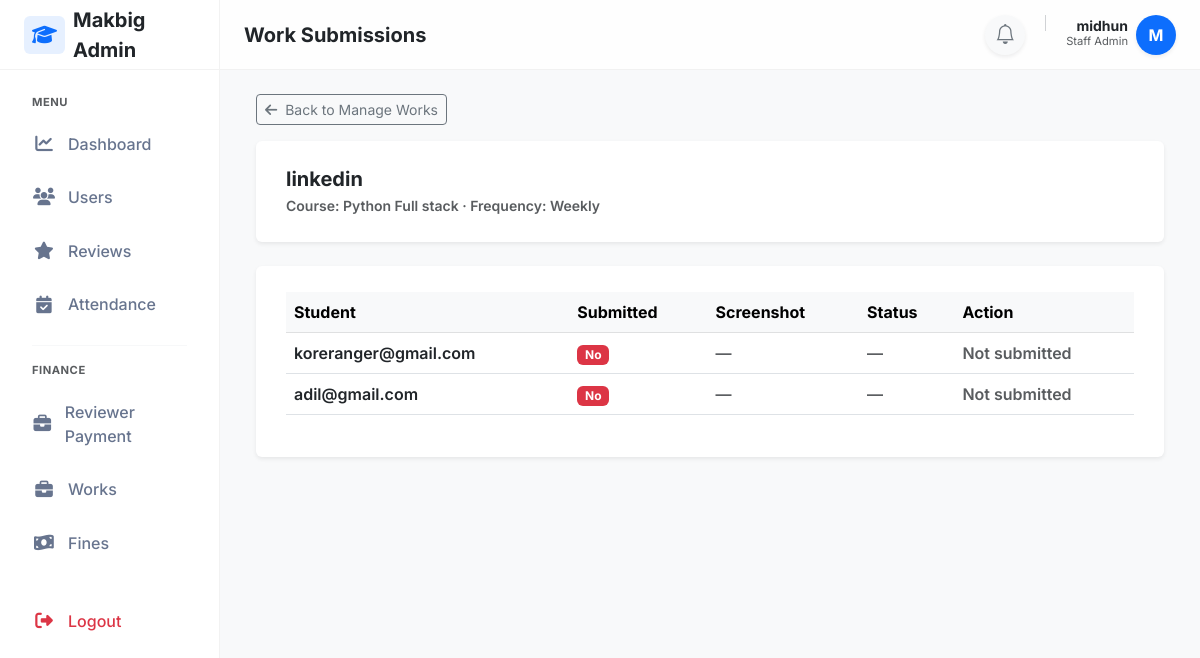
Screenshot of /manage/3/submissions/ (signed in) with the database file from the repository.
### adminpanel/models.py (models this page shows, shortened)
class User(AbstractUser):
    email=models.EmailField(unique=True,db_index=True)
    mobile_number = models.CharField(max_length=15, blank=True, null=True)
    is_student=models.BooleanField(default=False)

class Course(models.Model):
    name=models.CharField(max_length=200)
    description=models.TextField(blank=True,null=True)
    duration_months=models.IntegerField(default=6)

class StudentProfile(models.Model):
    user=models.OneToOneField(User, on_delete=models.CASCADE)
    course=models.ForeignKey(Course,on_delete=models.PROTECT)
    enrollment_date=models.DateField(auto_now_add=True)
    progress_percent=models.DecimalField(max_digits=5, decimal_places=2, default=0)

### works/models.py (models this page shows, shortened)
class WorkType(models.Model):
    FREQUENCY_CHOICES = [
        ('daily', 'Daily'),
        ('weekly', 'Weekly'),
    ]
    name = models.CharField(max_length=100)
    frequency = models.CharField(max_length=10, choices=FREQUENCY_CHOICES)
    course = models.ForeignKey(Course,on_delete=models.CASCADE,related_name='work_types')
    is_active = models.BooleanField(default=True)
    created_at = models.DateTimeField(auto_now_add=True)

### works/views.py (the view)
# urls.py: path('manage/<int:work_id>/submissions/',views.work_submissions,name='work_submissions'),
@staff_member_required
def work_submissions(request, work_id):
    work = get_object_or_404(WorkType, id=work_id)
    assignments = WorkAssignment.objects.filter(
        work_type=work
    ).select_related('student__user')
    submissions = {
        s.assignment_id: s
        for s in WorkSubmission.objects.filter(
            assignment__work_type=work
        )
    }
    data = []
    for assignment in assignments:
        submission = submissions.get(assignment.id)
        data.append({
            'student': assignment.student,
            'assignment': assignment,
            'submission': submission
        })
    return render(request, 'works/work_submissions.html', {
        'work': work,
        'data': data
    })

### reviewtickets/context_processors.py (called while the page is built)
def ticket_notifications(request):
    if request.user.is_authenticated and request.user.is_staff:
        count = ReviewTicket.objects.filter(
            status='pending',
            is_seen=False
        ).count()
        return {'ticket_notification_count': count}
    return {}

### templates/works/work_submissions.html (shortened to what this page needs)
{% extends "layouts/staff_layout.html" %}
{% block page_title %}
Work Submissions
{% endblock %}
{% block content %}
<div class="container-fluid">
    <div class="mb-3">
        <a href="{% url 'manage_works' %}" class="btn btn-outline-secondary btn-sm">
            <i class="fa-solid fa-arrow-left me-1"></i> Back to Manage Works
        </a>
    </div>
    <div class="card shadow-sm border-0 mb-4">
        <div class="card-body">
            <h5 class="fw-bold mb-1">{{ work.name }}</h5>
            <div class="text-muted small">
                Course: {{ work.course.name }} ·
                Frequency: {{ work.frequency|capfirst }}
            </div>
        </div>
    </div>
    <div class="card shadow-sm border-0">
        <div class="card-body">
            <div class="table-responsive">
                <table class="table table-hover align-middle">
                    <thead class="table-light">
                        <tr>
                            <th>Student</th>
                            <th>Submitted</th>
                            <th>Screenshot</th>
                            <th>Status</th>
                            <th>Action</th>
                        </tr>
                    </thead>
                    <tbody>
                        {% for row in data %}
                        <tr>
                            <td class="fw-semibold">
                                {{ row.student.user.email }}
                            </td>
                            {% if row.submission %}
                                <td>
                                    <span class="badge bg-success">Yes</span>
                                </td>
                                <td>
                                    <a href="{{ row.submission.screenshot.url }}"
                                       target="_blank"
                                       class="btn btn-sm btn-outline-primary">
                                        <i class="fa-solid fa-image me-1"></i> View
                                    </a>
                                </td>
                                <td>
                                    {% if row.submission.status == 'pending' %}
                                        <span class="badge bg-warning text-dark">Pending</span>
                                    {% else %}
                                        <span class="badge bg-success">Verified</span>
                                    {% endif %}
                                </td>
                                <td>
                                    <form method="post"
                                          action="{% url 'update_submission_status' row.submission.id %}"
                                          class="d-flex gap-2 align-items-center">
                                        {% csrf_token %}
                                        <select name="status" class="form-select form-select-sm w-auto">
                                            <option value="pending"
                                                {% if row.submission.status == 'pending' %}selected{% endif %}>
                                                Pending
                                            </option>
                                            <option value="verified"
                                                {% if row.submission.status == 'verified' %}selected{% endif %}>
                                                Verified
                                            </option>
                                        </select>
                                        <button type="submit"
                                                class="btn btn-sm btn-primary">
                                            Update
                                        </button>
                                    </form>
                                </td>
                            {% else %}
                                <td>
                                    <span class="badge bg-danger">No</span>
                                </td>
                                <td class="text-muted">—</td>
                                <td class="text-muted">—</td>
                                <td class="text-muted">Not submitted</td>
                            {% endif %}
                        </tr>
                        {% empty %}
                        <tr>
                            <td colspan="5" class="text-center text-muted py-4">
                                No students found.
                            </td>
                        </tr>
                        {% endfor %}
                    </tbody>
                </table>
            </div>
        </div>
    </div>
</div>
{% endblock %}

### templates/layouts/staff_layout.html (shortened to what this page needs)
{% load static %}
<!DOCTYPE html>
<html lang="en">
<head>
    <link href="https://cdn.jsdelivr.net/npm/bootstrap@5.3.0/dist/css/bootstrap.min.css" rel="stylesheet">
    <link rel="stylesheet" href="https://cdnjs.cloudflare.com/ajax/libs/font-awesome/6.4.0/css/all.min.css">
    <link rel="stylesheet" href="https://cdn.jsdelivr.net/npm/bootstrap-icons@1.10.5/font/bootstrap-icons.css">
    <link rel="stylesheet" href="{% static 'css/attendance.css' %}">
</head>
<body>
    <aside class="sidebar" id="sidebar">
        <div class="sidebar-brand">
            <a href="#" class="text-decoration-none d-flex align-items-center gap-2 text-dark fs-5 fw-bold">
                <div class="bg-primary bg-opacity-10 text-primary rounded px-2 py-1">
                    <i class="fa-solid fa-graduation-cap"></i>
                </div>
                <span>Makbig Admin</span>
            </a>
        </div>
        <nav class="sidebar-nav">
            <div class="small fw-bold text-uppercase text-muted mb-2 px-3"
                style="font-size: 0.7rem; letter-spacing: 0.5px;">Menu</div>
            <a href="{% url 'staff_dashboard' %}"
                class="nav-link {% if request.resolver_match.url_name == 'staff_dashboard' %}active{% endif %}">
                <i class="fa-solid fa-chart-line"></i> Dashboard
            </a>
            <a href="{% url 'staff_students' %}"
                class="nav-link {% if request.resolver_match.url_name == 'staff_students' %}active{% endif %}">
                <i class="fa-solid fa-users"></i> Users
            </a>
            <a href="{% url 'staff_review_list' %}"
                class="nav-link {% if request.resolver_match.url_name == 'staff_review_list' %}active{% endif %}">
                <i class="fa-solid fa-star"></i> Reviews
            </a>
            <a href="{% url 'staff_attendance' %}"
                class="nav-link {% if request.resolver_match.url_name == 'staff_attendance' %}active{% endif %}">
                <i class="fa-solid fa-calendar-check"></i> Attendance
            </a>
            <div class="my-3 border-top mx-3 opacity-25"></div>
            <div class="small fw-bold text-uppercase text-muted mb-2 px-3"
                style="font-size: 0.7rem; letter-spacing: 0.5px;">Finance</div>
            <a href="{% url "reviewer_payment_dashboard" %}" class="nav-link">
                <i class="fa-solid fa-briefcase"></i> Reviewer Payment
            </a>
            <a href="{% url "manage_works" %}" class="nav-link">
                <i class="fa-solid fa-briefcase"></i> Works
            </a>
            <a href="#" class="nav-link">
                <i class="fa-solid fa-money-bill-wave"></i> Fines
            </a>
            <div class="mt-auto pt-4">
                <form method="POST" action="{% url 'student_logout' %}">
                    <button type="submit" class="nav-link w-100 text-danger border-0 bg-transparent">
                        <i class="fa-solid fa-right-from-bracket"></i> Logout
                    </button>
                </form>
            </div>
        </nav>
    </aside>
    <div class="main-wrapper">
        <header class="topbar">
            <div class="d-flex align-items-center gap-3">
                <h5 class="mb-0 fw-bold text-dark">{% block page_title %}Dashboard{% endblock %}</h5>
            </div>
            <div class="d-flex align-items-center gap-3">
                <a href="{% url 'staff_ticket_list' %}"
                    class="btn btn-light rounded-circle position-relative border-0 shadow-sm"
                    style="width: 40px; height: 40px; display: flex; align-items: center; justify-content: center;">
                    <i class="bi bi-bell fs-5 text-secondary"></i>
                </a>
                <div class="d-flex align-items-center gap-2">
                    <div class="text-end d-none d-sm-block">
                        <div class="fw-bold small text-dark lh-1">{{ request.user.first_name }} {{request.user.last_name }}</div>
                        <div class="text-muted" style="font-size: 0.7rem;">Staff Admin</div>
                    </div>
                    <div class="rounded-circle bg-primary text-white d-flex align-items-center justify-content-center fw-bold shadow-sm"
                        style="width:40px;height:40px; font-size: 1rem;">
                        {{ request.user.first_name|slice:":1"|upper }}
                    </div>
                </div>
            </div>
        </header>
        <div class="p-4">
            {% block content %}
            {% endblock %}
        </div>
    </div>
</body>
</html>

### static/css/attendance.css (style rules this page uses)
.card { padding: 10px 14px; border-radius: 6px; font-weight: 600; }

### templates/layouts/staff_layout.html (style rules this page uses)
:root { --sidebar-width: 220px; --topbar-height: 70px; --primary-soft: #eef4ff; --text-heading: #344767; --text-muted: #67748e; }
body { font-family: 'Inter', sans-serif; background-color: #f8f9fa; color: #495057; }
.sidebar { width: var(--sidebar-width); background: #fff; border-right: 1px solid rgba(0, 0, 0, 0.05); display: flex; flex-direction: column; position: fixed; top: 0; bottom: 0; left: 0; z-index: 1045; transition: transform 0.3s ease-in-out; }
.sidebar-brand { height: var(--topbar-height); display: flex; align-items: center; padding: 0 1.5rem; border-bottom: 1px solid rgba(0, 0, 0, 0.05); }
.sidebar-nav { padding: 1.5rem 1rem; flex-grow: 1; overflow-y: auto; }
.nav-link { display: flex; align-items: center; padding: 0.8rem 1rem; color: var(--text-muted); font-weight: 500; border-radius: 0.5rem; margin-bottom: 0.25rem; transition: all 0.2s; }
.nav-link i { width: 24px; text-align: center; margin-right: 0.75rem; font-size: 1.1rem; }
.main-wrapper { margin-left: var(--sidebar-width); min-height: 100vh; display: flex; flex-direction: column; transition: margin-left 0.3s ease-in-out; }
.topbar { height: var(--topbar-height); background: rgba(255, 255, 255, 0.8); backdrop-filter: blur(10px); border-bottom: 1px solid rgba(0, 0, 0, 0.05); padding: 0 1.5rem; display: flex; align-items: center; justify-content: space-between; position: sticky; top: 0; z-index: 1020; }

### rows the page displays
User: user.first_name "midhun", user.first_name "M"
WorkType: name "linkedin", course.name "Python Full stack", frequency "Weekly"
StudentProfile: student.user.email "koreranger@gmail.com"
StudentProfile: student.user.email "adil@gmail.com"
